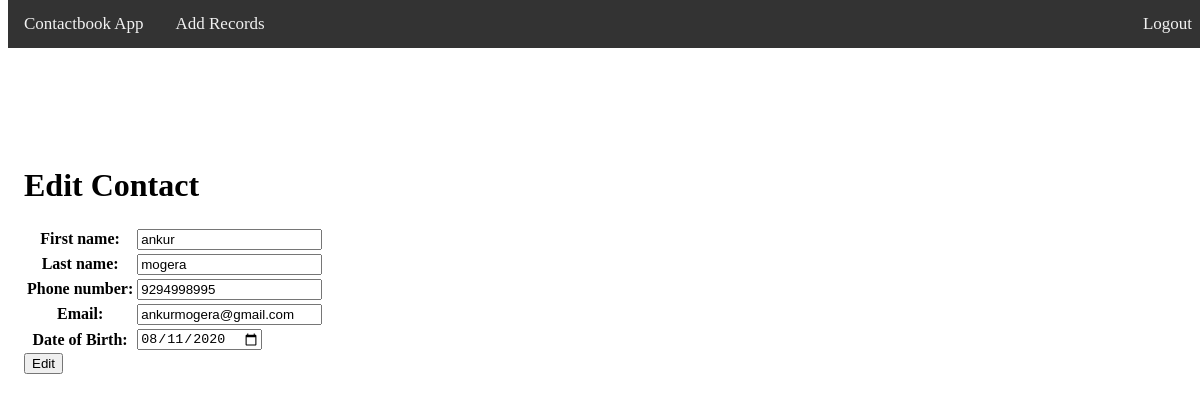
The app's page /Security/contacts/editRecord/1 with its own data.
### contacts/models.py (models this page shows)
class contactRecords(models.Model):
    first_name = models.CharField(max_length=25)
    last_name = models.CharField(max_length=25)
    phone_number = models.CharField(max_length=15)  # varchar datatype
    email = models.CharField(max_length=25)
    dob = models.DateField()
    address = models.CharField(max_length=100)
    is_active = models.BooleanField(default=True)

### contacts/views.py (the view)
# urls.py: path('editRecord/<int:id>', edit, name='edit'),
def edit(request, id):
    contactBookObj = get_object_or_404(contactRecords, pk=id)
    if request.method == 'POST':
        form = contactRecordForms(request.POST, instance=contactBookObj)
        if form.is_valid():
            form.save()
            return redirect('dashboard')
    form = contactRecordForms()
    form = contactRecordForms(instance=contactBookObj)
    return render(request, 'add.html', {'form':form, 'title': 'Edit Contact', 'button': 'Edit'})

### contacts/forms.py
class contactRecordForms(forms.ModelForm):  # new class contactRecordForms created and inherited from ModelForm class
    def __init__(self, *args, **kwargs):
        super(contactRecordForms,self).__init__(*args, **kwargs)
        self.fields['dob'].widget = forms.DateInput(attrs = { 'type' : 'date'})
        self.fields['dob'].label = 'Date of Birth'
        self.fields['email'].widget = forms.EmailInput(attrs={ 'type' : 'email'})
    class Meta():
        model = contactRecords
        fields = ('first_name', 'last_name', 'phone_number', 'email', 'dob')

### contacts/templates/add.html (shortened to what this page needs)
<!DOCTYPE html>
<html lang="en">
<head>
    {% load static %}
    <link rel="stylesheet" href="{% static 'css/layout.css' %}" type="text/css">
</head>
<body>
    <div class="navbar">
        <a>Contactbook App</a>
        <a>Add Records</a>
        <a style="float: right" href="{% url 'logout' %}">Logout</a>
        <a style="float: right" href="{% url 'dashboard' %}">{{ user.username }}</a>
    </div>
    <main class="main">
        <h1>{{ title }}</h1>
        <form method="POST" action="#">
        <table>
            {{ form }}
         </table>
            <input type="submit" value="{{ button }}">
         </form>
    </main>
</body>
</html>

### dashboard/static/css/layout.css (style rules this page uses)
.navbar { overflow: hidden; background-color: #333; position: fixed; top: 0; width: 100%; }
.navbar a { float: left; display: block; color: #f2f2f2; text-align: center; padding: 14px 16px; text-decoration: none; font-size: 17px; }
.main { padding: 16px; margin-top: 130px; height: 1500px; }

### records on screen
contactRecords: first_name "ankur", last_name "mogera", phone_number "9294998995", email "ankurmogera@gmail.com", dob "08/11/2020"

### other values on screen
{{ title }} "Edit Contact"
